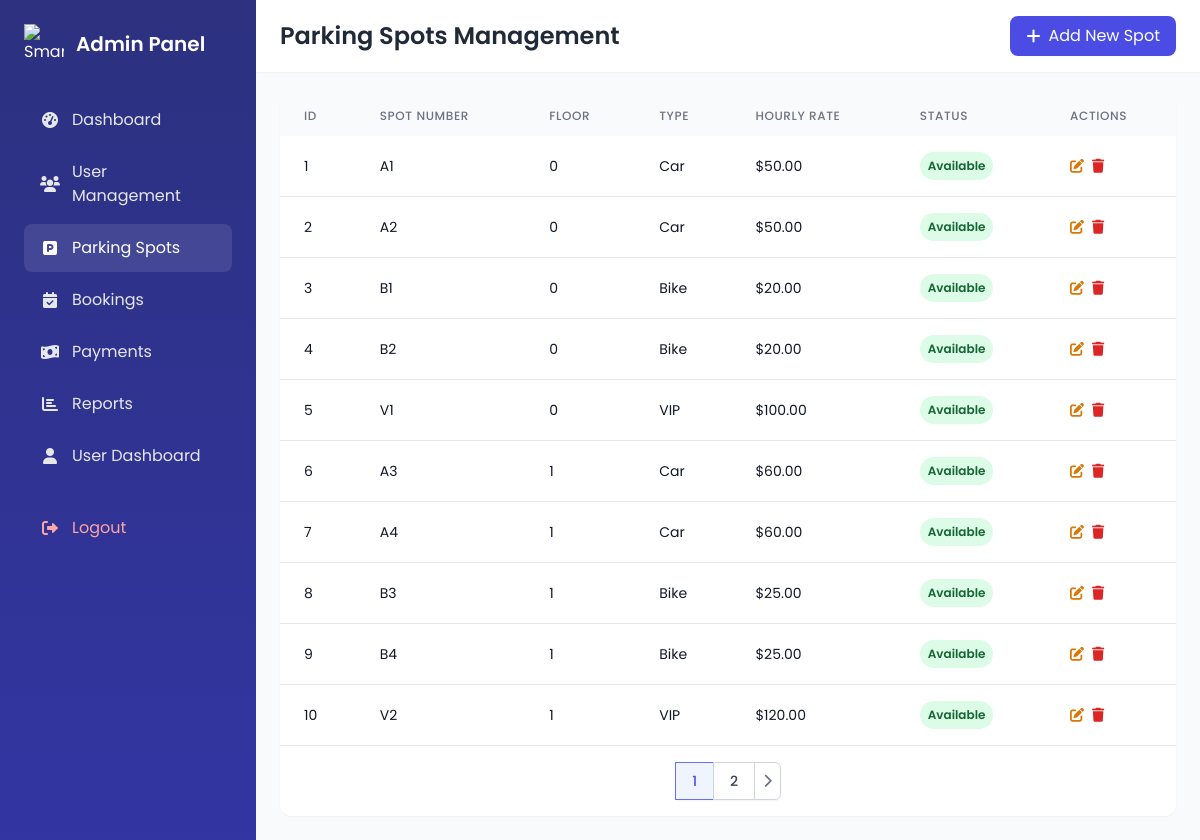
The app's page /admin/parking-spots.php (signed in) with its own data.
### tables this page shows
CREATE TABLE IF NOT EXISTS parking_spots (
    id INT AUTO_INCREMENT PRIMARY KEY,
    spot_number VARCHAR(10) NOT NULL UNIQUE,
    floor_number INT NOT NULL,
    is_occupied BOOLEAN DEFAULT FALSE,
    vehicle_number VARCHAR(20) NULL,
    type ENUM('standard', 'handicap', 'electric', 'Car', 'Bike', 'VIP') DEFAULT 'standard',
    hourly_rate DECIMAL(10,2) DEFAULT 5.00,
    created_at TIMESTAMP DEFAULT CURRENT_TIMESTAMP
);

### admin/parking-spots.php (the view, shortened to what this page needs)
<?php
require_once '../config.php';
$page = isset($_GET['page']) ? (int)$_GET['page'] : 1;
$records_per_page = 10;
$offset = ($page - 1) * $records_per_page;
$total_sql = "SELECT COUNT(*) as total FROM parking_spots";
$total_result = $conn->query($total_sql);
$total_spots = $total_result->fetch_assoc()['total'];
$total_pages = ceil($total_spots / $records_per_page);
$spots_sql = "SELECT * FROM parking_spots ORDER BY floor_number, spot_number LIMIT ?, ?";
$spots_stmt = $conn->prepare($spots_sql);
$spots_stmt->bind_param("ii", $offset, $records_per_page);
$spots_stmt->execute();
$spots = $spots_stmt->get_result();
?>
<!DOCTYPE html>
<html lang="en">
<head>
    <link rel="stylesheet" href="https://cdnjs.cloudflare.com/ajax/libs/font-awesome/6.0.0/css/all.min.css">
    <script src="https://cdn.tailwindcss.com"></script>
</head>
<body class="bg-gray-50 font-sans">
    <div class="flex h-screen">
        <?php include 'sidebar.php'; ?>
        <div class="flex-1 flex flex-col overflow-hidden">
            <header class="bg-white shadow-sm">
                <div class="flex justify-between items-center px-6 py-4">
                    <h1 class="text-2xl font-semibold text-gray-800">Parking Spots Management</h1>
                    <button class="px-4 py-2 bg-primary-600 text-white rounded-lg hover:bg-primary-700 transition-all flex items-center gap-2"
                            onclick="showAddSpotModal()">
                        <i class="fas fa-plus"></i> Add New Spot
                    </button>
                </div>
            </header>
            <div class="flex-1 overflow-y-auto p-6">
                <div class="bg-white rounded-xl shadow-sm overflow-hidden">
                    <div class="overflow-x-auto">
                        <table class="w-full">
                            <thead class="bg-gray-50">
                                <tr>
                                    <th class="px-6 py-3 text-left text-xs font-medium text-gray-500 uppercase tracking-wider">ID</th>
                                    <th class="px-6 py-3 text-left text-xs font-medium text-gray-500 uppercase tracking-wider">Spot Number</th>
                                    <th class="px-6 py-3 text-left text-xs font-medium text-gray-500 uppercase tracking-wider">Floor</th>
                                    <th class="px-6 py-3 text-left text-xs font-medium text-gray-500 uppercase tracking-wider">Type</th>
                                    <th class="px-6 py-3 text-left text-xs font-medium text-gray-500 uppercase tracking-wider">Hourly Rate</th>
                                    <th class="px-6 py-3 text-left text-xs font-medium text-gray-500 uppercase tracking-wider">Status</th>
                                    <th class="px-6 py-3 text-left text-xs font-medium text-gray-500 uppercase tracking-wider">Actions</th>
                                </tr>
                            </thead>
                            <tbody class="divide-y divide-gray-200">
                                <?php if ($spots->num_rows > 0): ?>
                                    <?php while($spot = $spots->fetch_assoc()): ?>
                                    <tr class="hover:bg-gray-50">
                                        <td class="px-6 py-4 whitespace-nowrap text-sm text-gray-900"><?php echo $spot['id']; ?></td>
                                        <td class="px-6 py-4 whitespace-nowrap text-sm text-gray-900"><?php echo htmlspecialchars($spot['spot_number']); ?></td>
                                        <td class="px-6 py-4 whitespace-nowrap text-sm text-gray-900"><?php echo $spot['floor_number']; ?></td>
                                        <td class="px-6 py-4 whitespace-nowrap text-sm text-gray-900"><?php echo ucfirst(htmlspecialchars($spot['type'])); ?></td>
                                        <td class="px-6 py-4 whitespace-nowrap text-sm text-gray-900">$<?php echo number_format($spot['hourly_rate'], 2); ?></td>
                                        <td class="px-6 py-4 whitespace-nowrap">
                                            <?php if ($spot['is_occupied']): ?>
                                                <span class="px-2 py-1 inline-flex text-xs leading-5 font-semibold rounded-full bg-red-100 text-red-800">
                                                    Occupied
                                                </span>
                                            <?php else: ?>
                                                <span class="px-2 py-1 inline-flex text-xs leading-5 font-semibold rounded-full bg-green-100 text-green-800">
                                                    Available
                                                </span>
                                            <?php endif; ?>
                                        </td>
                                        <td class="px-6 py-4 whitespace-nowrap text-sm font-medium">
                                            <div class="flex space-x-2">
                                                <button class="text-amber-600 hover:text-amber-900"
                                                        onclick="editSpot(<?php echo $spot['id']; ?>, '<?php echo htmlspecialchars($spot['spot_number']); ?>', <?php echo $spot['floor_number']; ?>, '<?php echo htmlspecialchars($spot['type']); ?>', <?php echo $spot['hourly_rate']; ?>)">
                                                    <i class="fas fa-edit"></i>
                                                </button>
                                                <form method="POST" action="" class="inline">
                                                    <button type="submit" name="delete_spot"
                                                            class="text-red-600 hover:text-red-900"
                                                            onclick="return confirm('Are you sure you want to delete this parking spot?');">
                                                        <i class="fas fa-trash"></i>
                                                    </button>
                                                </form>
                                            </div>
                                        </td>
                                    </tr>
                                    <?php endwhile; ?>
                                <?php else: ?>
                                    <tr>
                                        <td colspan="7" class="px-6 py-10 text-center text-sm text-gray-500">No parking spots found</td>
                                    </tr>
                                <?php endif; ?>
                            </tbody>
                        </table>
                    </div>
                    <?php if ($total_pages > 1): ?>
                    <div class="px-6 py-4 bg-white border-t border-gray-200">
                        <div class="flex justify-center">
                            <nav class="inline-flex rounded-md shadow-sm -space-x-px" aria-label="Pagination">
                                <?php for ($i = 1; $i <= $total_pages; $i++): ?>
                                    <?php if ($i == $page): ?>
                                        <span class="relative inline-flex items-center px-4 py-2 border border-primary-500 bg-primary-50 text-sm font-medium text-primary-600">
                                            <?php echo $i; ?>
                                        </span>
                                    <?php else: ?>
                                        <a href="?page=<?php echo $i; ?>"
                                           class="relative inline-flex items-center px-4 py-2 border border-gray-300 bg-white text-sm font-medium text-gray-700 hover:bg-gray-50">
                                            <?php echo $i; ?>
                                        </a>
                                    <?php endif; ?>
                                <?php endfor; ?>
                                <?php if ($page < $total_pages): ?>
                                    <a href="?page=<?php echo $page + 1; ?>"
                                       class="relative inline-flex items-center px-2 py-2 rounded-r-md border border-gray-300 bg-white text-sm font-medium text-gray-500 hover:bg-gray-50">
                                        <i class="fas fa-chevron-right"></i>
                                    </a>
                                <?php endif; ?>
                            </nav>
                        </div>
                    </div>
                    <?php endif; ?>
                </div>
            </div>
        </div>
    </div>
</body>
</html>

### admin/sidebar.php (shortened to what this page needs)
<?php
$current_page = basename($_SERVER['PHP_SELF']);
?>
<div class="w-64 h-full bg-gradient-to-b from-primary-900 to-primary-800 text-white p-6 flex flex-col">
    <div class="flex items-center gap-3 mb-8">
        <img src="https://img.icons8.com/color/96/000000/parking.png" alt="Smart Parking Logo" class="w-10 h-10">
        <h2 class="text-xl font-semibold">Admin Panel</h2>
    </div>
    <nav class="flex flex-col gap-1">
        <a href="dashboard.php" class="flex items-center gap-3 px-4 py-3 rounded-lg transition-all duration-200 <?php echo $current_page == 'dashboard.php' ? 'bg-white/10 text-white' : 'text-gray-200 hover:bg-white/5'; ?>">
            <i class="fas fa-tachometer-alt w-5 text-center"></i> Dashboard
        </a>
        <a href="users.php" class="flex items-center gap-3 px-4 py-3 rounded-lg transition-all duration-200 <?php echo $current_page == 'users.php' ? 'bg-white/10 text-white' : 'text-gray-200 hover:bg-white/5'; ?>">
            <i class="fas fa-users w-5 text-center"></i> User Management
        </a>
        <a href="parking-spots.php" class="flex items-center gap-3 px-4 py-3 rounded-lg transition-all duration-200 <?php echo $current_page == 'parking-spots.php' ? 'bg-white/10 text-white' : 'text-gray-200 hover:bg-white/5'; ?>">
            <i class="fas fa-parking w-5 text-center"></i> Parking Spots
        </a>
        <a href="bookings.php" class="flex items-center gap-3 px-4 py-3 rounded-lg transition-all duration-200 <?php echo $current_page == 'bookings.php' ? 'bg-white/10 text-white' : 'text-gray-200 hover:bg-white/5'; ?>">
            <i class="fas fa-calendar-check w-5 text-center"></i> Bookings
        </a>
        <a href="payments.php" class="flex items-center gap-3 px-4 py-3 rounded-lg transition-all duration-200 <?php echo $current_page == 'payments.php' ? 'bg-white/10 text-white' : 'text-gray-200 hover:bg-white/5'; ?>">
            <i class="fas fa-money-bill-wave w-5 text-center"></i> Payments
        </a>
        <a href="reports.php" class="flex items-center gap-3 px-4 py-3 rounded-lg transition-all duration-200 <?php echo $current_page == 'reports.php' ? 'bg-white/10 text-white' : 'text-gray-200 hover:bg-white/5'; ?>">
            <i class="fas fa-chart-bar w-5 text-center"></i> Reports
        </a>
        <a href="../dashboard.php" class="flex items-center gap-3 px-4 py-3 rounded-lg transition-all duration-200 text-gray-200 hover:bg-white/5">
            <i class="fas fa-user w-5 text-center"></i> User Dashboard
        </a>
        <a href="../logout.php" class="flex items-center gap-3 px-4 py-3 rounded-lg transition-all duration-200 text-red-300 hover:bg-red-500/20 mt-4">
            <i class="fas fa-sign-out-alt w-5 text-center"></i> Logout
        </a>
    </nav>
</div>

### records on screen
parking_spots: id "1", spot_number "A1", floor_number "0", type "Car", hourly_rate "50.00", is_occupied "Available"
parking_spots: id "2", spot_number "A2", floor_number "0", type "Car", hourly_rate "50.00", is_occupied "Available"
parking_spots: id "3", spot_number "B1", floor_number "0", type "Bike", hourly_rate "20.00", is_occupied "Available"
parking_spots: id "4", spot_number "B2", floor_number "0", type "Bike", hourly_rate "20.00", is_occupied "Available"
parking_spots: id "5", spot_number "V1", floor_number "0", type "VIP", hourly_rate "100.00", is_occupied "Available"
parking_spots: id "6", spot_number "A3", floor_number "1", type "Car", hourly_rate "60.00", is_occupied "Available"
parking_spots: id "7", spot_number "A4", floor_number "1", type "Car", hourly_rate "60.00", is_occupied "Available"
parking_spots: id "8", spot_number "B3", floor_number "1", type "Bike", hourly_rate "25.00", is_occupied "Available"
parking_spots: id "9", spot_number "B4", floor_number "1", type "Bike", hourly_rate "25.00", is_occupied "Available"
parking_spots: id "10", spot_number "V2", floor_number "1", type "VIP", hourly_rate "120.00", is_occupied "Available"
